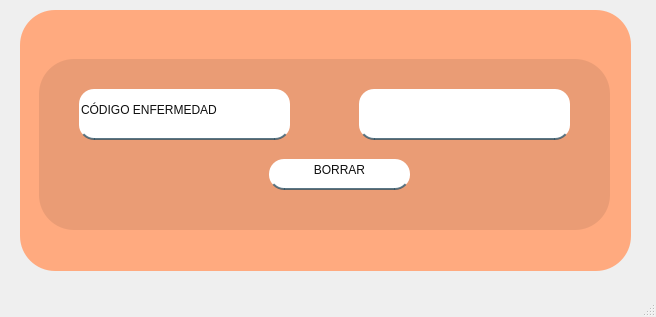
<?xml version="1.0" encoding="UTF-8"?>
<ui version="4.0">
 <class>MainWindow</class>
 <widget class="QMainWindow" name="MainWindow">
  <property name="geometry">
   <rect>
    <x>0</x>
    <y>0</y>
    <width>656</width>
    <height>317</height>
   </rect>
  </property>
  <property name="windowTitle">
   <string>MainWindow</string>
  </property>
  <widget class="QWidget" name="centralwidget">
   <widget class="QWidget" name="widget" native="true">
    <property name="geometry">
     <rect>
      <x>20</x>
      <y>10</y>
      <width>611</width>
      <height>261</height>
     </rect>
    </property>
    <property name="styleSheet">
     <string notr="true">background-color: rgb(255, 170, 127);
border-radius: 35px;</string>
    </property>
    <widget class="QFrame" name="frame">
     <property name="geometry">
      <rect>
       <x>19</x>
       <y>49</y>
       <width>571</width>
       <height>171</height>
      </rect>
     </property>
     <property name="styleSheet">
      <string notr="true">background-color: rgb(234, 156, 117);</string>
     </property>
     <property name="frameShape">
      <enum>QFrame::StyledPanel</enum>
     </property>
     <property name="frameShadow">
      <enum>QFrame::Raised</enum>
     </property>
     <widget class="QLineEdit" name="lineEdit_2">
      <property name="geometry">
       <rect>
        <x>40</x>
        <y>30</y>
        <width>211</width>
        <height>51</height>
       </rect>
      </property>
      <property name="styleSheet">
       <string notr="true">font: 75 11pt &quot;Segoe Script&quot;;
background-color: rgb(255, 255, 255);
border:none;
border-bottom:2px solid rgba(46,82,101,200);
color:rgba(0,0,0,240);
padding-bottom:7px; 
border-radius: 15px;
</string>
      </property>
      <property name="text">
       <string>CÓDIGO ENFERMEDAD</string>
      </property>
     </widget>
     <widget class="QLineEdit" name="CODIGO">
      <property name="geometry">
       <rect>
        <x>320</x>
        <y>30</y>
        <width>211</width>
        <height>51</height>
       </rect>
      </property>
      <property name="styleSheet">
       <string notr="true">font: 75 12pt &quot;Times New Roman&quot;;
background-color: rgb(255, 255, 255);
border:none;
border-bottom:2px solid rgba(46,82,101,200);
color:rgba(0,0,0,240);
padding-bottom:7px; 
border-radius: 15px;
</string>
      </property>
      <property name="alignment">
       <set>Qt::AlignCenter</set>
      </property>
      <property name="placeholderText">
       <string/>
      </property>
     </widget>
     <widget class="QPushButton" name="BORRAR">
      <property name="geometry">
       <rect>
        <x>230</x>
        <y>100</y>
        <width>141</width>
        <height>31</height>
       </rect>
      </property>
      <property name="layoutDirection">
       <enum>Qt::LeftToRight</enum>
      </property>
      <property name="autoFillBackground">
       <bool>false</bool>
      </property>
      <property name="styleSheet">
       <string notr="true">
QPushButton {
    font: 75 12pt &quot;Times New Roman&quot;;
    background-color: rgb(255, 255, 255);
    border: none;
    border-bottom: 2px solid rgba(46, 82, 101, 200);
    color: rgba(0, 0, 0, 240);
    padding-bottom: 7px;
    border-radius: 15px;
}

QPushButton:hover {
  
	background-color: rgb(255, 255, 0);
}</string>
      </property>
      <property name="text">
       <string>BORRAR</string>
      </property>
     </widget>
    </widget>
    <widget class="QPushButton" name="minimizar">
     <property name="geometry">
      <rect>
       <x>520</x>
       <y>10</y>
       <width>37</width>
       <height>33</height>
      </rect>
     </property>
     <property name="mouseTracking">
      <bool>true</bool>
     </property>
     <property name="styleSheet">
      <string notr="true">QPushButton {
    border: 0px;
}

QPushButton:hover {
    border: 5px solid ;
	border-color: rgb(255, 255, 255);
	background-color: rgb(255, 255, 255);
}
</string>
     </property>
     <property name="text">
      <string/>
     </property>
     <property name="icon">
      <iconset>
       <normaloff>../login/icons8-minimizar-30.png</normaloff>../login/icons8-minimizar-30.png</iconset>
     </property>
     <property name="iconSize">
      <size>
       <width>33</width>
       <height>33</height>
      </size>
     </property>
    </widget>
    <widget class="QPushButton" name="salir">
     <property name="geometry">
      <rect>
       <x>560</x>
       <y>10</y>
       <width>37</width>
       <height>33</height>
      </rect>
     </property>
     <property name="mouseTracking">
      <bool>true</bool>
     </property>
     <property name="styleSheet">
      <string notr="true">QPushButton {
    border: 0px;
}

QPushButton:hover {
    border: 5px solid ;
	border-color: rgb(255, 255, 255);
	background-color: rgb(255, 255, 255);
}
</string>
     </property>
     <property name="text">
      <string/>
     </property>
     <property name="icon">
      <iconset>
       <normaloff>../login/icons8-cerrar-ventana-50.png</normaloff>../login/icons8-cerrar-ventana-50.png</iconset>
     </property>
     <property name="iconSize">
      <size>
       <width>33</width>
       <height>33</height>
      </size>
     </property>
    </widget>
   </widget>
  </widget>
  <widget class="QMenuBar" name="menubar">
   <property name="geometry">
    <rect>
     <x>0</x>
     <y>0</y>
     <width>656</width>
     <height>21</height>
    </rect>
   </property>
  </widget>
  <widget class="QStatusBar" name="statusbar"/>
 </widget>
 <resources/>
 <connections/>
</ui>
